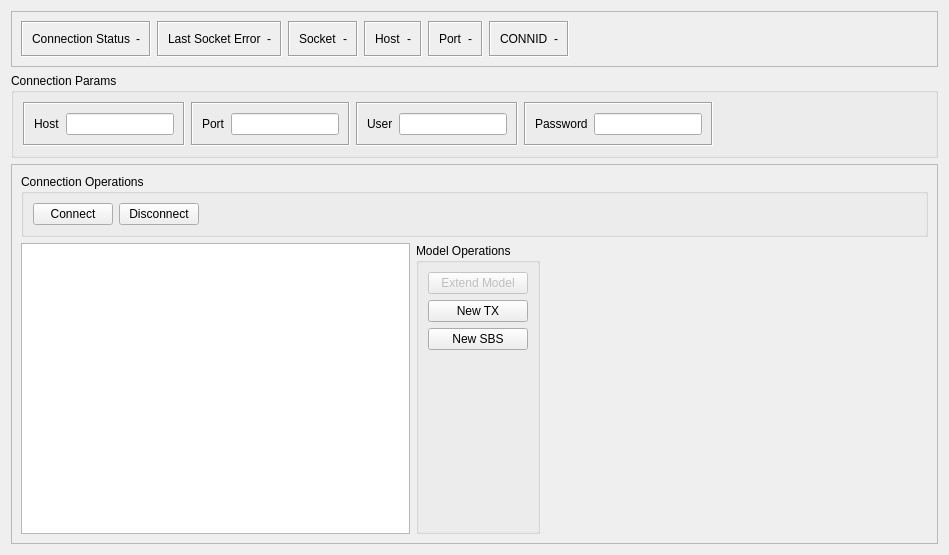
<?xml version="1.0" encoding="UTF-8"?>
<ui version="4.0">
 <class>vlg_toolkit_Connection</class>
 <widget class="QWidget" name="vlg_toolkit_Connection">
  <property name="geometry">
   <rect>
    <x>0</x>
    <y>0</y>
    <width>949</width>
    <height>555</height>
   </rect>
  </property>
  <property name="windowTitle">
   <string>Form</string>
  </property>
  <layout class="QVBoxLayout" name="verticalLayout">
   <item>
    <widget class="QFrame" name="frame">
     <property name="sizePolicy">
      <sizepolicy hsizetype="Preferred" vsizetype="Fixed">
       <horstretch>0</horstretch>
       <verstretch>0</verstretch>
      </sizepolicy>
     </property>
     <property name="frameShape">
      <enum>QFrame::StyledPanel</enum>
     </property>
     <property name="frameShadow">
      <enum>QFrame::Raised</enum>
     </property>
     <layout class="QHBoxLayout" name="horizontalLayout">
      <item>
       <widget class="QFrame" name="conn_status_frame">
        <property name="frameShape">
         <enum>QFrame::Box</enum>
        </property>
        <property name="frameShadow">
         <enum>QFrame::Sunken</enum>
        </property>
        <layout class="QHBoxLayout" name="horizontalLayout_3">
         <item>
          <layout class="QHBoxLayout" name="horizontalLayout_2">
           <item>
            <widget class="QLabel" name="conn_status_label">
             <property name="text">
              <string>Connection Status</string>
             </property>
            </widget>
           </item>
           <item>
            <widget class="QLabel" name="conn_status_label_disp">
             <property name="styleSheet">
              <string notr="true">background-color : light grey; color : black;</string>
             </property>
             <property name="text">
              <string>-</string>
             </property>
             <property name="alignment">
              <set>Qt::AlignCenter</set>
             </property>
            </widget>
           </item>
          </layout>
         </item>
        </layout>
       </widget>
      </item>
      <item>
       <widget class="QFrame" name="conn_status_frame_5">
        <property name="frameShape">
         <enum>QFrame::Box</enum>
        </property>
        <property name="frameShadow">
         <enum>QFrame::Sunken</enum>
        </property>
        <layout class="QHBoxLayout" name="horizontalLayout_12">
         <item>
          <layout class="QHBoxLayout" name="horizontalLayout_13">
           <item>
            <widget class="QLabel" name="last_sock_err">
             <property name="text">
              <string>Last Socket Error</string>
             </property>
            </widget>
           </item>
           <item>
            <widget class="QLabel" name="last_sock_err_disp">
             <property name="styleSheet">
              <string notr="true">background-color : light grey; color : black;</string>
             </property>
             <property name="text">
              <string>-</string>
             </property>
             <property name="alignment">
              <set>Qt::AlignCenter</set>
             </property>
            </widget>
           </item>
          </layout>
         </item>
        </layout>
       </widget>
      </item>
      <item>
       <widget class="QFrame" name="conn_status_frame_2">
        <property name="frameShape">
         <enum>QFrame::Box</enum>
        </property>
        <property name="frameShadow">
         <enum>QFrame::Sunken</enum>
        </property>
        <layout class="QHBoxLayout" name="horizontalLayout_6">
         <item>
          <layout class="QHBoxLayout" name="horizontalLayout_7">
           <item>
            <widget class="QLabel" name="sock_label">
             <property name="text">
              <string>Socket</string>
             </property>
            </widget>
           </item>
           <item>
            <widget class="QLabel" name="sock_label_disp">
             <property name="styleSheet">
              <string notr="true">background-color : light grey; color : black;</string>
             </property>
             <property name="text">
              <string>-</string>
             </property>
             <property name="alignment">
              <set>Qt::AlignCenter</set>
             </property>
            </widget>
           </item>
          </layout>
         </item>
        </layout>
       </widget>
      </item>
      <item>
       <widget class="QFrame" name="conn_status_frame_3">
        <property name="frameShape">
         <enum>QFrame::Box</enum>
        </property>
        <property name="frameShadow">
         <enum>QFrame::Sunken</enum>
        </property>
        <layout class="QHBoxLayout" name="horizontalLayout_8">
         <item>
          <layout class="QHBoxLayout" name="horizontalLayout_9">
           <item>
            <widget class="QLabel" name="host_label">
             <property name="text">
              <string>Host</string>
             </property>
            </widget>
           </item>
           <item>
            <widget class="QLabel" name="host_label_disp">
             <property name="styleSheet">
              <string notr="true">background-color : light grey; color : black;</string>
             </property>
             <property name="text">
              <string>-</string>
             </property>
             <property name="alignment">
              <set>Qt::AlignCenter</set>
             </property>
            </widget>
           </item>
          </layout>
         </item>
        </layout>
       </widget>
      </item>
      <item>
       <widget class="QFrame" name="conn_status_frame_4">
        <property name="frameShape">
         <enum>QFrame::Box</enum>
        </property>
        <property name="frameShadow">
         <enum>QFrame::Sunken</enum>
        </property>
        <layout class="QHBoxLayout" name="horizontalLayout_10">
         <item>
          <layout class="QHBoxLayout" name="horizontalLayout_11">
           <item>
            <widget class="QLabel" name="port_label">
             <property name="text">
              <string>Port</string>
             </property>
            </widget>
           </item>
           <item>
            <widget class="QLabel" name="port_label_disp">
             <property name="styleSheet">
              <string notr="true">background-color : light grey; color : black;</string>
             </property>
             <property name="text">
              <string>-</string>
             </property>
             <property name="alignment">
              <set>Qt::AlignCenter</set>
             </property>
            </widget>
           </item>
          </layout>
         </item>
        </layout>
       </widget>
      </item>
      <item>
       <widget class="QFrame" name="conn_status_frame_6">
        <property name="frameShape">
         <enum>QFrame::Box</enum>
        </property>
        <property name="frameShadow">
         <enum>QFrame::Sunken</enum>
        </property>
        <layout class="QHBoxLayout" name="horizontalLayout_16">
         <item>
          <layout class="QHBoxLayout" name="horizontalLayout_17">
           <item>
            <widget class="QLabel" name="port_label_2">
             <property name="text">
              <string>CONNID</string>
             </property>
            </widget>
           </item>
           <item>
            <widget class="QLabel" name="connid_label_disp">
             <property name="styleSheet">
              <string notr="true">background-color : light grey; color : black;</string>
             </property>
             <property name="text">
              <string>-</string>
             </property>
             <property name="alignment">
              <set>Qt::AlignCenter</set>
             </property>
            </widget>
           </item>
          </layout>
         </item>
        </layout>
       </widget>
      </item>
      <item>
       <spacer name="horizontalSpacer">
        <property name="orientation">
         <enum>Qt::Horizontal</enum>
        </property>
        <property name="sizeHint" stdset="0">
         <size>
          <width>40</width>
          <height>20</height>
         </size>
        </property>
       </spacer>
      </item>
     </layout>
    </widget>
   </item>
   <item>
    <widget class="QGroupBox" name="cp_group_box">
     <property name="title">
      <string>Connection Params</string>
     </property>
     <layout class="QHBoxLayout" name="horizontalLayout_23">
      <item>
       <widget class="QFrame" name="conn_status_frame_10">
        <property name="sizePolicy">
         <sizepolicy hsizetype="Fixed" vsizetype="Preferred">
          <horstretch>0</horstretch>
          <verstretch>0</verstretch>
         </sizepolicy>
        </property>
        <property name="frameShape">
         <enum>QFrame::Box</enum>
        </property>
        <property name="frameShadow">
         <enum>QFrame::Sunken</enum>
        </property>
        <layout class="QHBoxLayout" name="horizontalLayout_4">
         <item>
          <layout class="QHBoxLayout" name="horizontalLayout_24">
           <item>
            <widget class="QLabel" name="conn_status_label_5">
             <property name="text">
              <string>Host</string>
             </property>
             <property name="buddy">
              <cstring>cp_psswd</cstring>
             </property>
            </widget>
           </item>
           <item>
            <widget class="QLineEdit" name="cp_host_addr"/>
           </item>
          </layout>
         </item>
        </layout>
       </widget>
      </item>
      <item>
       <widget class="QFrame" name="conn_status_frame_9">
        <property name="sizePolicy">
         <sizepolicy hsizetype="Fixed" vsizetype="Preferred">
          <horstretch>0</horstretch>
          <verstretch>0</verstretch>
         </sizepolicy>
        </property>
        <property name="frameShape">
         <enum>QFrame::Box</enum>
        </property>
        <property name="frameShadow">
         <enum>QFrame::Sunken</enum>
        </property>
        <layout class="QHBoxLayout" name="horizontalLayout_18">
         <item>
          <layout class="QHBoxLayout" name="horizontalLayout_22">
           <item>
            <widget class="QLabel" name="conn_status_label_4">
             <property name="text">
              <string>Port</string>
             </property>
             <property name="buddy">
              <cstring>cp_psswd</cstring>
             </property>
            </widget>
           </item>
           <item>
            <widget class="QLineEdit" name="cp_host_port"/>
           </item>
          </layout>
         </item>
        </layout>
       </widget>
      </item>
      <item>
       <widget class="QFrame" name="conn_status_frame_8">
        <property name="sizePolicy">
         <sizepolicy hsizetype="Fixed" vsizetype="Preferred">
          <horstretch>0</horstretch>
          <verstretch>0</verstretch>
         </sizepolicy>
        </property>
        <property name="frameShape">
         <enum>QFrame::Box</enum>
        </property>
        <property name="frameShadow">
         <enum>QFrame::Sunken</enum>
        </property>
        <layout class="QHBoxLayout" name="horizontalLayout_19">
         <item>
          <layout class="QHBoxLayout" name="horizontalLayout_20">
           <item>
            <widget class="QLabel" name="conn_status_label_3">
             <property name="text">
              <string>User</string>
             </property>
             <property name="buddy">
              <cstring>cp_psswd</cstring>
             </property>
            </widget>
           </item>
           <item>
            <widget class="QLineEdit" name="cp_user"/>
           </item>
          </layout>
         </item>
        </layout>
       </widget>
      </item>
      <item>
       <widget class="QFrame" name="conn_status_frame_7">
        <property name="sizePolicy">
         <sizepolicy hsizetype="Fixed" vsizetype="Preferred">
          <horstretch>0</horstretch>
          <verstretch>0</verstretch>
         </sizepolicy>
        </property>
        <property name="frameShape">
         <enum>QFrame::Box</enum>
        </property>
        <property name="frameShadow">
         <enum>QFrame::Sunken</enum>
        </property>
        <layout class="QHBoxLayout" name="horizontalLayout_21">
         <item>
          <layout class="QHBoxLayout" name="horizontalLayout_5">
           <item>
            <widget class="QLabel" name="conn_status_label_2">
             <property name="text">
              <string>Password</string>
             </property>
             <property name="buddy">
              <cstring>cp_psswd</cstring>
             </property>
            </widget>
           </item>
           <item>
            <widget class="QLineEdit" name="cp_psswd"/>
           </item>
          </layout>
         </item>
        </layout>
       </widget>
      </item>
      <item>
       <spacer name="horizontalSpacer_4">
        <property name="orientation">
         <enum>Qt::Horizontal</enum>
        </property>
        <property name="sizeHint" stdset="0">
         <size>
          <width>40</width>
          <height>20</height>
         </size>
        </property>
       </spacer>
      </item>
     </layout>
    </widget>
   </item>
   <item>
    <widget class="QFrame" name="frame_2">
     <property name="frameShape">
      <enum>QFrame::StyledPanel</enum>
     </property>
     <property name="frameShadow">
      <enum>QFrame::Raised</enum>
     </property>
     <layout class="QVBoxLayout" name="verticalLayout_3">
      <item>
       <widget class="QGroupBox" name="groupBox">
        <property name="title">
         <string>Connection Operations</string>
        </property>
        <layout class="QHBoxLayout" name="horizontalLayout_14">
         <item>
          <widget class="QPushButton" name="connect_button">
           <property name="text">
            <string>Connect</string>
           </property>
           <property name="icon">
            <iconset resource="vlg_toolkit_prj_res.qrc">
             <normaloff>:/icon/icons/flash.png</normaloff>:/icon/icons/flash.png</iconset>
           </property>
          </widget>
         </item>
         <item>
          <widget class="QPushButton" name="disconnect_button">
           <property name="text">
            <string>Disconnect</string>
           </property>
           <property name="icon">
            <iconset resource="vlg_toolkit_prj_res.qrc">
             <normaloff>:/icon/icons/flash-off.png</normaloff>:/icon/icons/flash-off.png</iconset>
           </property>
           <property name="flat">
            <bool>false</bool>
           </property>
          </widget>
         </item>
         <item>
          <spacer name="horizontalSpacer_2">
           <property name="orientation">
            <enum>Qt::Horizontal</enum>
           </property>
           <property name="sizeHint" stdset="0">
            <size>
             <width>40</width>
             <height>20</height>
            </size>
           </property>
          </spacer>
         </item>
        </layout>
       </widget>
      </item>
      <item>
       <layout class="QHBoxLayout" name="horizontalLayout_15">
        <item>
         <widget class="QTreeView" name="peer_model_tree_view">
          <property name="contextMenuPolicy">
           <enum>Qt::CustomContextMenu</enum>
          </property>
          <property name="alternatingRowColors">
           <bool>true</bool>
          </property>
          <property name="sortingEnabled">
           <bool>true</bool>
          </property>
         </widget>
        </item>
        <item>
         <widget class="QGroupBox" name="model_operations_box">
          <property name="title">
           <string>Model Operations</string>
          </property>
          <layout class="QVBoxLayout" name="verticalLayout_2">
           <item>
            <widget class="QPushButton" name="extend_model_button">
             <property name="enabled">
              <bool>false</bool>
             </property>
             <property name="text">
              <string>Extend Model</string>
             </property>
             <property name="icon">
              <iconset resource="vlg_toolkit_prj_res.qrc">
               <normaloff>:/icon/icons/social-buffer.png</normaloff>:/icon/icons/social-buffer.png</iconset>
             </property>
            </widget>
           </item>
           <item>
            <widget class="QPushButton" name="new_tx_button">
             <property name="text">
              <string>New TX</string>
             </property>
             <property name="icon">
              <iconset resource="vlg_toolkit_prj_res.qrc">
               <normaloff>:/icon/icons/forward.png</normaloff>:/icon/icons/forward.png</iconset>
             </property>
            </widget>
           </item>
           <item>
            <widget class="QPushButton" name="new_sbs_button">
             <property name="text">
              <string>New SBS</string>
             </property>
             <property name="icon">
              <iconset resource="vlg_toolkit_prj_res.qrc">
               <normaloff>:/icon/icons/social-rss.png</normaloff>:/icon/icons/social-rss.png</iconset>
             </property>
            </widget>
           </item>
           <item>
            <spacer name="verticalSpacer">
             <property name="orientation">
              <enum>Qt::Vertical</enum>
             </property>
             <property name="sizeHint" stdset="0">
              <size>
               <width>20</width>
               <height>40</height>
              </size>
             </property>
            </spacer>
           </item>
          </layout>
         </widget>
        </item>
        <item>
         <spacer name="horizontalSpacer_3">
          <property name="orientation">
           <enum>Qt::Horizontal</enum>
          </property>
          <property name="sizeHint" stdset="0">
           <size>
            <width>40</width>
            <height>20</height>
           </size>
          </property>
         </spacer>
        </item>
       </layout>
      </item>
     </layout>
    </widget>
   </item>
  </layout>
 </widget>
 <resources>
  <include location="vlg_toolkit_prj_res.qrc"/>
 </resources>
 <connections/>
</ui>
